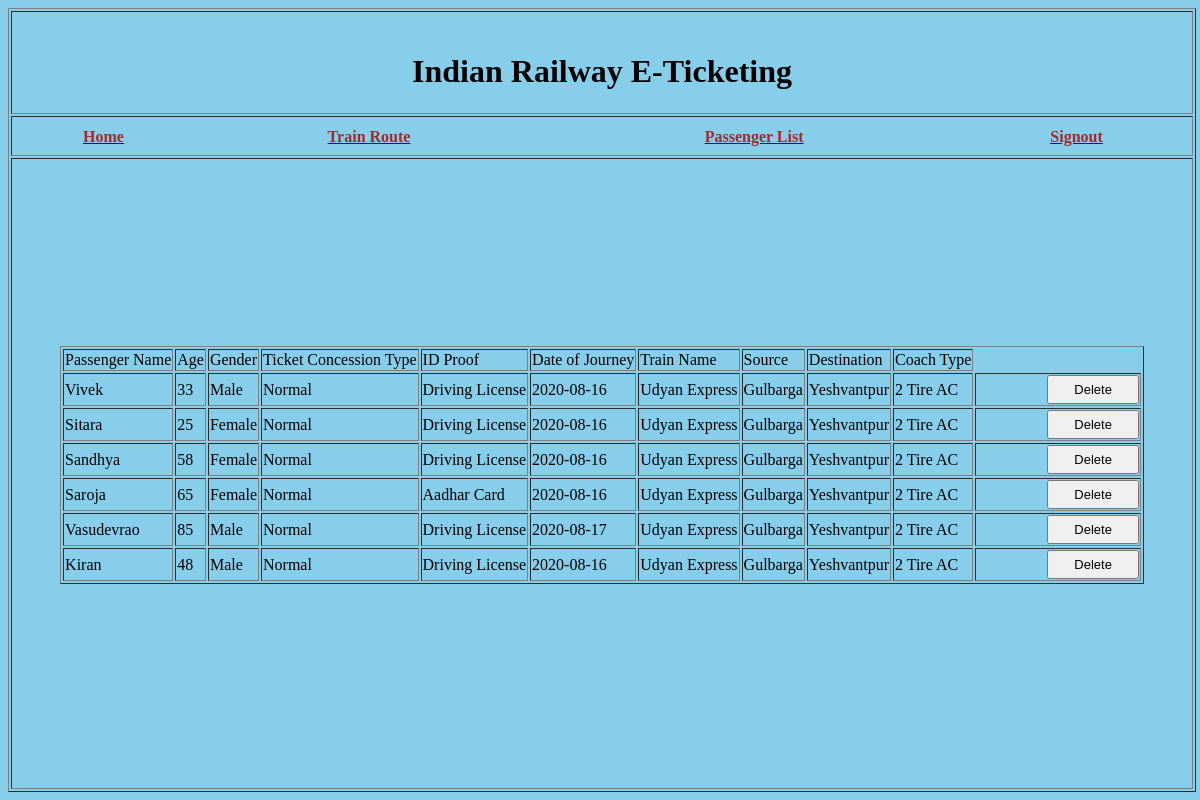
Screenshot of /railway/tcpassengerlistdisplay with the database file from the repository.
### RAILWAYAPP/models.py (models this page shows)
class PassengerData(models.Model):
	name=models.CharField(max_length=50)
	age=models.CharField(max_length=50)
	gender=models.CharField(max_length=30)
	concession=models.CharField(max_length=30)
	idproof=models.CharField(max_length=30,default="")
	doj=models.CharField(max_length=30,default="")
	trainid=models.CharField(max_length=30,default="")
	source=models.CharField(max_length=30,default="")
	destination=models.CharField(max_length=30,default="")
	coachtype=models.CharField(max_length=30,default="2 Tire AC")
	seatnumber=models.CharField(max_length=30,default="")
	seatstatus=models.CharField(max_length=30,default="")
	statusnumber=models.CharField(max_length=30,default="")
	ticketkey=models.CharField(max_length=30,default="")
	ttapproval=models.CharField(max_length=30,default="")
	pnrnumber=models.CharField(max_length=30,default="")

### RAILWAYAPP/views.py (the view)
# urls.py: path("tcpassengerlistdisplay",views.tcpassengerlistdisplay),
def tcpassengerlistdisplay(request):
	if request.method=="POST":
		pid=request.POST.get("pid","");
		data=PassengerData.objects.get(id=pid)
		data.delete()
		newdata=PassengerData.objects.all()
		return render(request,"RAILWAYAPP/tcpassengerlistdisplay.html",{"data":newdata})
	else:
		data=PassengerData.objects.all()
		return render(request,"RAILWAYAPP/tcpassengerlistdisplay.html",{"data":data})

### RAILWAYAPP/templates/RAILWAYAPP/tcpassengerlistdisplay.html (shortened to what this page needs)
<html>
 <head>
 </head>
 <body>
   <table style="width: 99%;height:100%;" border="1">
      <tr>
        <td style="width: 100%;height:10%;" align="center"><br/><h1>Indian Railway E-Ticketing</h1></td>
      </tr>
      <tr>
        <td style="width: 100%;height:5%;">
      <table style="width: 100%;height:100%;">
          <tr>
          <tr>
            <th><a href="tchome"><font color="brown">Home</font></a></th>
            <th><a href="trainroutedisplay"><font color="brown">Train Route</font></a></th>
            <th><a href="tcpassengerlistdisplay"><font color="brown">Passenger List</font></a></th>
            <th><a href="railway"><font color="brown">Signout</font></a></th>
          </tr>
          </tr>
      </table>
        </td>
      </tr>
      <tr>
        <td style="width: 100%;height:80%;">
     <form name="form1" method="POST">
	<table border=1 align="center">
<tr>
  <td>Passenger Name</td>
  <td>Age</td>
  <td>Gender</td>
  <td>Ticket Concession Type</td>
  <td>ID Proof</td>
  <td>Date of Journey</td>
  <td>Train Name</td>
  <td>Source</td>
  <td>Destination</td>
<td>Coach Type</td>
</tr>
  {%for d in data%}
  <form name="frm" method="post">
  <tr>
  	<td>{{d.name}}</td>
  	<td>{{d.age}}</td>
  	<td>{{d.gender}}</td>
  	<td>{{d.concession}}</td>
    <td>{{d.idproof}}</td>
    <td>{{d.doj}}</td>
    <td>{{d.trainid}}</td>
    <td>{{d.source}}</td>
    <td>{{d.destination}}</td>
    <td>{{d.coachtype}}</td>
    <td>
      <input type="submit" name="btnsubmit" value="Delete">
    </td>
  </tr>
  </form>
  {%endfor%}
    </table>
</body>
</html>

### RAILWAYAPP/templates/RAILWAYAPP/tcpassengerlistdisplay.html (style rules this page uses)
body { background-color: skyblue; width: 100%; color: #000; }
input[type=submit] { padding: 5px 25px; font-size: small; color: black; margin-left: 70px; }

### rows the page displays
PassengerData: name "Vivek", age "33", gender "Male", concession "Normal", idproof "Driving License", doj "2020-08-16", trainid "Udyan Express", source "Gulbarga", destination "Yeshvantpur", coachtype "2 Tire AC"
PassengerData: name "Sitara", age "25", gender "Female", concession "Normal", idproof "Driving License", doj "2020-08-16", trainid "Udyan Express", source "Gulbarga", destination "Yeshvantpur", coachtype "2 Tire AC"
PassengerData: name "Sandhya", age "58", gender "Female", concession "Normal", idproof "Driving License", doj "2020-08-16", trainid "Udyan Express", source "Gulbarga", destination "Yeshvantpur", coachtype "2 Tire AC"
PassengerData: name "Saroja", age "65", gender "Female", concession "Normal", idproof "Aadhar Card", doj "2020-08-16", trainid "Udyan Express", source "Gulbarga", destination "Yeshvantpur", coachtype "2 Tire AC"
PassengerData: name "Vasudevrao", age "85", gender "Male", concession "Normal", idproof "Driving License", doj "2020-08-17", trainid "Udyan Express", source "Gulbarga", destination "Yeshvantpur", coachtype "2 Tire AC"
PassengerData: name "Kiran", age "48", gender "Male", concession "Normal", idproof "Driving License", doj "2020-08-16", trainid "Udyan Express", source "Gulbarga", destination "Yeshvantpur", coachtype "2 Tire AC"
